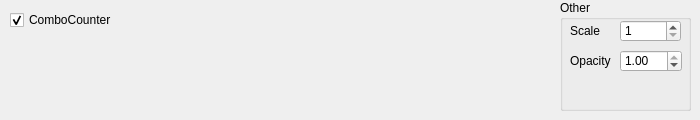
   <widget class="QWidget" name="tab_11">
    <attribute name="title">
     <string>ComboCounter</string>
    </attribute>
    <widget class="QCheckBox" name="combocounter">
     <property name="geometry">
      <rect>
       <x>10</x>
       <y>10</y>
       <width>111</width>
       <height>20</height>
      </rect>
     </property>
     <property name="text">
      <string>ComboCounter</string>
     </property>
     <property name="checked">
      <bool>true</bool>
     </property>
    </widget>
    <widget class="QGroupBox" name="other_6">
     <property name="geometry">
      <rect>
       <x>560</x>
       <y>0</y>
       <width>131</width>
       <height>111</height>
      </rect>
     </property>
     <property name="title">
      <string>Other</string>
     </property>
     <widget class="QLabel" name="label_66">
      <property name="geometry">
       <rect>
        <x>10</x>
        <y>50</y>
        <width>49</width>
        <height>21</height>
       </rect>
      </property>
      <property name="text">
       <string>Opacity</string>
      </property>
     </widget>
     <widget class="QLabel" name="label_67">
      <property name="geometry">
       <rect>
        <x>10</x>
        <y>20</y>
        <width>31</width>
        <height>21</height>
       </rect>
      </property>
      <property name="text">
       <string>Scale</string>
      </property>
     </widget>
     <widget class="QDoubleSpinBox" name="combocounteropacity">
      <property name="geometry">
       <rect>
        <x>60</x>
        <y>50</y>
        <width>62</width>
        <height>22</height>
       </rect>
      </property>
      <property name="maximum">
       <double>1.000000000000000</double>
      </property>
      <property name="singleStep">
       <double>0.100000000000000</double>
      </property>
      <property name="value">
       <double>1.000000000000000</double>
      </property>
     </widget>
     <widget class="QSpinBox" name="combocounterscale">
      <property name="geometry">
       <rect>
        <x>60</x>
        <y>20</y>
        <width>61</width>
        <height>22</height>
       </rect>
      </property>
      <property name="minimum">
       <number>1</number>
      </property>
      <property name="maximum">
       <number>5</number>
      </property>
     </widget>
    </widget>
   </widget>
